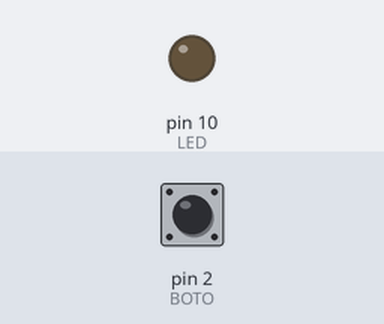
The sketch below on a simulated Arduino Uno, built with avr-gcc and run on an emulated ATmega328P. Shown: output pins drawn as LEDs (lit = HIGH). Inputs (shaded band) come from the test bench; at power-on: pin 2 (BOTO) HIGH.

Above: at 1.2 s.
1.3 s: pin 2 (BOTO) pulled LOW for 0.15 s
At 2.2 s:
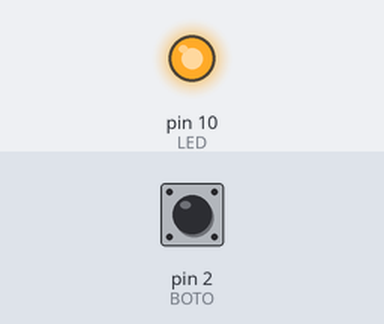
2.9 s: pin 2 (BOTO) pulled LOW for 1 s
At 3.4 s:
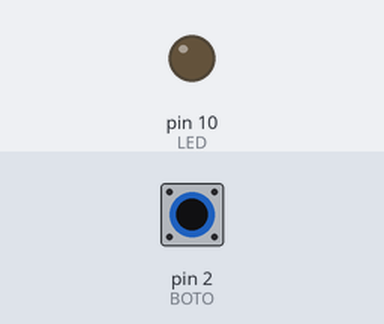
5.4 s: pin 2 (BOTO) pulled LOW for 3.2 s
At 6.5 s:
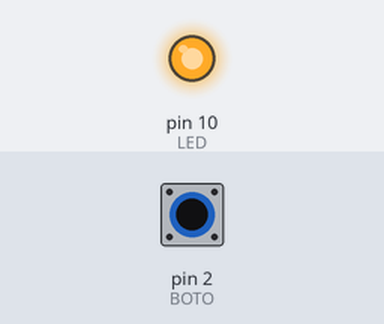
Timing chart, 0 to 8.4 s (numbered marks = the images above; inputs shaded):
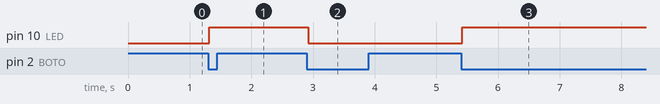

The sketch:

ard04.ino
```cpp
#define BOTO 2
#define LED 10
void setup() {
  pinMode(BOTO, INPUT);
  pinMode(LED, OUTPUT);


}

void loop() {
  static bool sbEstatLed = LOW;
  bool bBoto = digitalRead (BOTO);
  static bool sbBotoPrevi = HIGH;

  if (sbBotoPrevi != bBoto){ //canvi
    delay (20);
    sbBotoPrevi = bBoto; //acualizo al passat
    if (bBoto==LOW){
      sbEstatLed = !sbEstatLed;
    }
  }
  digitalWrite(LED,sbEstatLed);
}
```

Measured:
- after the input at 1.3 s, pin 10 (LED): LOW → HIGH at once
- after the input at 2.9 s, pin 10 (LED): HIGH → LOW at once
- after the input at 5.4 s, pin 10 (LED): LOW → HIGH at once
